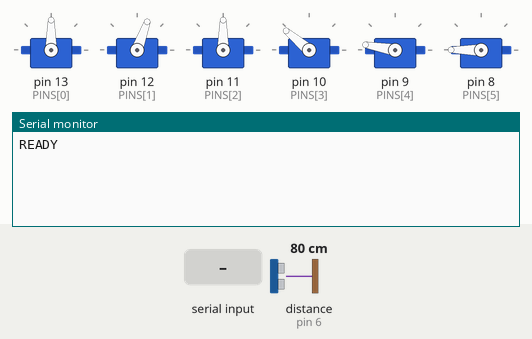
Recording of a sketch running on a simulated Arduino Uno, built with avr-gcc and run on an emulated ATmega328P. Shown: 6 × servo, the last lines printed to the serial monitor. Inputs (shaded band) come from the test bench; at power-on: distance to the obstacle (sensor on pin 6) 80 cm. The echo pulse lasts 58.3 µs per cm.

Above: at 1.2 s.
1.3 s: "F 0..1023\n" received over Serial
At 2.2 s:
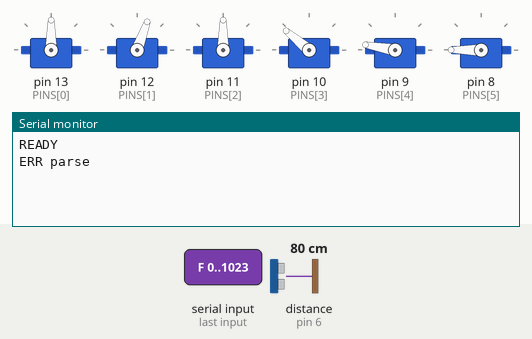
2.8 s: "D\n" received over Serial
At 3.2 s:
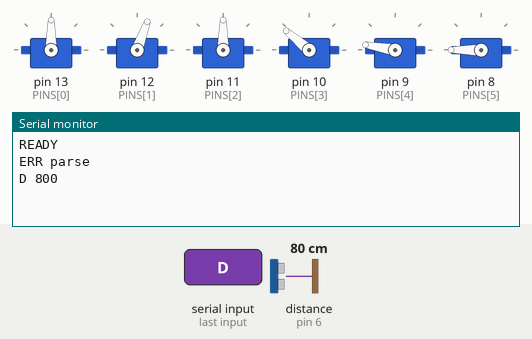
4.3 s: "X\n" received over Serial
At 4.7 s:
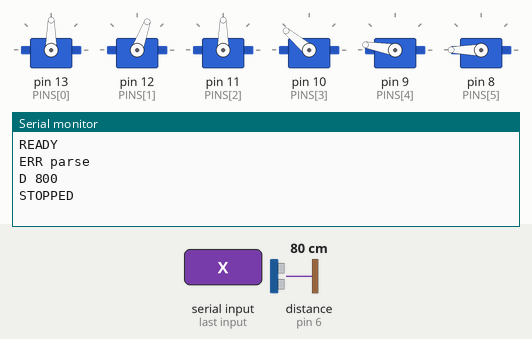

Measured:
- after the input at 1.3 s, the serial monitor: prints a new line at once (image 1)
- after the input at 2.8 s, the serial monitor: prints a new line at once (image 2)
- after the input at 4.3 s, the serial monitor: prints a new line at once (image 3)

The sketch:

arm_controller.ino
```cpp
// arm_controller.ino
// Serial-driven angle control for the 6-servo robot arm.
//
// Replaces the hardcoded demo (old example.cpp). The laptop is the brain:
// it streams target joint angles over USB serial; this firmware just moves
// the servos there smoothly and reports back. No intelligence lives here.
//
// Motor map (per user's build), bottom -> top:
//   servo1 (pin 13) : base yaw   (rotate whole arm about Z)
//   servo2 (pin 12) : shoulder   (1st bend)
//   servo3 (pin 11) : elbow      (2nd bend)
//   servo4 (pin 10) : wrist pitch (verified safe range 130..180)
//   servo5 (pin  9) : gripper    (90=open, 170=closed)
//   servo6 (pin  8) : wrist roll
//
// Serial protocol (115200 baud, newline-terminated ASCII):
//   Command from laptop:
//     "A a1 a2 a3 a4 a5 a6\n"      set target angles (deg 0..180) for servos 1..6
//                                   use -1 to leave a joint's target unchanged
//     "P\n"                        ping -> replies "PONG"
//     "S\n"                        status -> replies current angles "C a1..a6"
//     "H\n"                        compiled home pose -> "H a1..a6"
//     "F\n"                        grip sensor -> "F 0..1023", or "F -1" absent
//     "D\n"                        ultrasonic range -> "D millimetres", or
//                                   "D -1" on timeout/out-of-range
//     "X\n"                        stop the current slew at its present command
//   Reply to laptop:
//     "OK\n"      command accepted
//     "ERR ...\n" parse error
//     when all joints have reached their targets: "DONE\n" (sent once)
//
// Smoothing: each joint slews toward its target at SLEW_DEG_PER_TICK so the
// arm never snaps. The laptop can send a new target at any time.

#include <Servo.h>
#include "home_pose.h"

const uint8_t N = 6;
const uint8_t PINS[N] = {13, 12, 11, 10, 9, 8};
const uint8_t ULTRASONIC_TRIGGER_PIN = 7;
const uint8_t ULTRASONIC_ECHO_PIN = 6;
const unsigned long ULTRASONIC_TIMEOUT_US = 25000UL;
const unsigned int ULTRASONIC_MIN_MM = 20;
const unsigned int ULTRASONIC_MAX_MM = 4000;

// Physically verified travel limits after removing the old unused third motor.
const int MIN_DEG[N] = {0, 0, 0, 130, 90, 0};
const int MAX_DEG[N] = {180, 150, 180, 180, 180, 180};

// Shared with laptop/config.py through home_pose.h; edit the six named values
// there rather than duplicating the startup pose in multiple files.
const int HOME_DEG[N] = ARM_HOME_VALUES;

const float SLEW_DEG_PER_TICK = 1.5; // max move per control tick (~ speed limit)
const int   TICK_MS = 15;            // control loop period
const int   REACH_EPS = 1;           // within this many deg counts as "reached"

// Optional physical grasp feedback. Install an FSR voltage divider or analog
// current-sensor output on A0, then set true and calibrate the host threshold.
// A plain PWM hobby servo does not report torque or its actual shaft position.
const bool GRIP_FEEDBACK_ENABLED = false;
const uint8_t GRIP_FEEDBACK_PIN = A0;

Servo servos[N];
float current[N];   // live angle (float for smooth slew)
int   target[N];    // commanded angle
int   lastWritten[N]; // avoid rewriting an unchanged pulse command every tick
bool  announced;    // have we already sent DONE for the current target set?

int clampJoint(uint8_t i, int deg) {
  if (deg < MIN_DEG[i]) return MIN_DEG[i];
  if (deg > MAX_DEG[i]) return MAX_DEG[i];
  return deg;
}

void setup() {
  Serial.begin(115200);
  pinMode(ULTRASONIC_TRIGGER_PIN, OUTPUT);
  digitalWrite(ULTRASONIC_TRIGGER_PIN, LOW);
  pinMode(ULTRASONIC_ECHO_PIN, INPUT);
  for (uint8_t i = 0; i < N; i++) {
    servos[i].attach(PINS[i]);
    current[i] = HOME_DEG[i];
    target[i]  = HOME_DEG[i];
    servos[i].write((int)current[i]);
    lastWritten[i] = (int)current[i];
  }
  announced = true;
  Serial.println("READY");
}

bool parseIntStrict(char* tok, int* out) {
  if (tok == NULL || *tok == '\0') return false;
  char* end = NULL;
  long value = strtol(tok, &end, 10);
  if (end == tok || *end != '\0' || value < -1 || value > 180) return false;
  *out = (int)value;
  return true;
}

// Parse "A a1 a2 ... a6" atomically. -1 keeps the existing target. A malformed
// command changes no targets; this matters when a truncated serial line arrives.
bool parseAngles(char* line) {
  if (line[1] != ' ' && line[1] != '\t') return false;
  int nextTarget[N];
  for (uint8_t i = 0; i < N; i++) nextTarget[i] = target[i];
  char* tok = strtok(line + 1, " ,\t"); // skip the 'A'
  for (uint8_t i = 0; i < N; i++) {
    int v;
    if (!parseIntStrict(tok, &v)) return false;
    if (v >= 0) nextTarget[i] = clampJoint(i, v);
    tok = strtok(NULL, " ,\t");
  }
  if (tok != NULL) return false;
  for (uint8_t i = 0; i < N; i++) target[i] = nextTarget[i];
  return true;
}

void sendStatus() {
  Serial.print("C");
  for (uint8_t i = 0; i < N; i++) {
    Serial.print(' ');
    Serial.print((int)(current[i] + 0.5));
  }
  Serial.println();
}

void sendHomePose() {
  Serial.print("H");
  for (uint8_t i = 0; i < N; i++) {
    Serial.print(' ');
    Serial.print(HOME_DEG[i]);
  }
  Serial.println();
}

void sendGripFeedback() {
  if (!GRIP_FEEDBACK_ENABLED) {
    Serial.println("F -1");
    return;
  }
  long sum = 0;
  for (uint8_t i = 0; i < 8; i++) sum += analogRead(GRIP_FEEDBACK_PIN);
  Serial.print("F ");
  Serial.println((int)(sum / 8));
}

void sendUltrasonicDistance() {
  // Trigger only on an explicit host request. Continuous pulseIn() calls would
  // unnecessarily stall the servo slew loop whenever no echo is received.
  digitalWrite(ULTRASONIC_TRIGGER_PIN, LOW);
  delayMicroseconds(2);
  digitalWrite(ULTRASONIC_TRIGGER_PIN, HIGH);
  delayMicroseconds(10);
  digitalWrite(ULTRASONIC_TRIGGER_PIN, LOW);

  unsigned long durationUs = pulseIn(
    ULTRASONIC_ECHO_PIN, HIGH, ULTRASONIC_TIMEOUT_US);
  if (durationUs == 0) {
    Serial.println("D -1");
    return;
  }

  // 343 m/s = 0.343 mm/us; divide by two for the outbound/return path.
  unsigned long distanceMm = (durationUs * 343UL + 1000UL) / 2000UL;
  if (distanceMm < ULTRASONIC_MIN_MM || distanceMm > ULTRASONIC_MAX_MM) {
    Serial.println("D -1");
    return;
  }
  Serial.print("D ");
  Serial.println(distanceMm);
}

void stopMotion() {
  // This is a host emergency hold, not a power cut.  It cancels the remaining
  // interpolation immediately while leaving every servo attached at the last
  // pulse already written.  A physical emergency still requires disconnecting
  // the external servo supply.
  for (uint8_t i = 0; i < N; i++) target[i] = (int)(current[i] + 0.5);
  announced = true;
  Serial.println("STOPPED");
}

void handleLine(char* line) {
  switch (line[0]) {
    case 'A':
      if (parseAngles(line)) { announced = false; Serial.println("OK"); }
      else                    Serial.println("ERR parse");
      break;
    case 'P':
      if (line[1] == '\0') Serial.println("PONG");
      else                  Serial.println("ERR parse");
      break;
    case 'S':
      if (line[1] == '\0') sendStatus();
      else                  Serial.println("ERR parse");
      break;
    case 'H':
      if (line[1] == '\0') sendHomePose();
      else                  Serial.println("ERR parse");
      break;
    case 'F':
      if (line[1] == '\0') sendGripFeedback();
      else                  Serial.println("ERR parse");
      break;
    case 'D':
      if (line[1] == '\0') sendUltrasonicDistance();
      else                  Serial.println("ERR parse");
      break;
    case 'X':
      if (line[1] == '\0') stopMotion();
      else                  Serial.println("ERR parse");
      break;
    default:  Serial.println("ERR cmd");
  }
}

void readSerial() {
  static char buf[64];
  static uint8_t len = 0;
  static bool overflow = false;
  while (Serial.available()) {
    char c = Serial.read();
    if (c == '\n' || c == '\r') {
      if (overflow) {
        Serial.println("ERR line too long");
      } else if (len > 0) {
        buf[len] = '\0';
        handleLine(buf);
      }
      len = 0;
      overflow = false;
    } else if (len < sizeof(buf) - 1) {
      buf[len++] = c;
    } else {
      overflow = true;
    }
  }
}

void slew() {
  bool allReached = true;
  for (uint8_t i = 0; i < N; i++) {
    float diff = target[i] - current[i];
    if (fabs(diff) <= REACH_EPS) {
      current[i] = target[i];
    } else {
      current[i] += (diff > 0 ? 1 : -1) * min(SLEW_DEG_PER_TICK, (float)fabs(diff));
      allReached = false;
    }
    int output = (int)(current[i] + 0.5);
    if (output != lastWritten[i]) {
      servos[i].write(output);
      lastWritten[i] = output;
    }
  }
  if (allReached && !announced) { Serial.println("DONE"); announced = true; }
}

void loop() {
  readSerial();
  slew();
  delay(TICK_MS);
}
```

home_pose.h
```cpp
#pragma once

// Single source of truth for the six-servo startup/home pose.
// Change only the number beside the servo you want, then upload the firmware.
#define ARM_HOME_SERVO_1 90
#define ARM_HOME_SERVO_2 70
#define ARM_HOME_SERVO_3 90
#define ARM_HOME_SERVO_4 140
#define ARM_HOME_SERVO_5 170
#define ARM_HOME_SERVO_6 180

#define ARM_HOME_VALUES { \
  ARM_HOME_SERVO_1, ARM_HOME_SERVO_2, ARM_HOME_SERVO_3, \
  ARM_HOME_SERVO_4, ARM_HOME_SERVO_5, ARM_HOME_SERVO_6 \
}
```
